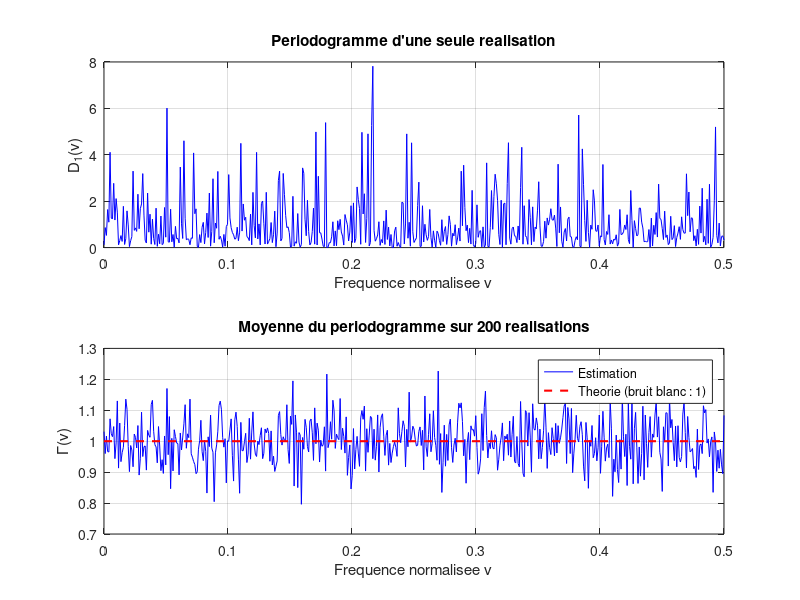

Here is the MATLAB script that generated this plot:
%% Exercice 4 - Estimation de la densite spectrale de puissance
% Enonce : pour un signal ergodique stationnaire, estimer la moyenne du
% periodogramme
%       Gamma(v) = E{|X(v)|^2} ~= (1/M) * sum_{m=1}^{M} |X_m(v)|^2
% et l'afficher.
%
% Remarque sur le corrige propose :
%   S = (1/N)*sum(abs(fft(K)).^2) est un scalaire (l'energie totale), et non
%   une fonction de la frequence. La quantite qui depend de v est le
%   periodogramme D(v) = (1/N)*|X(v)|^2. Pour estimer son esperance, il faut
%   moyenner D(v) sur plusieurs realisations independantes.
%
% Pour un bruit blanc de variance 1, E{D(v)} = 1 pour tout v.

clear; close all; clc;

rng(3);
N = 1024;               % longueur de chaque realisation
M = 200;                % nombre de realisations independantes

K = randn(M, N);        % M lignes = M realisations
X = fft(K, [], 2);      % FFT sur chaque ligne
D = (1/N) * abs(X).^2;  % periodogramme de chaque realisation (M x N)
Gamma = mean(D, 1);     % moyenne d'ensemble, estimation de E{|X(v)|^2}

v = (0:N-1) / N;        % frequence normalisee (cycles/echantillon)
idx = 1:N/2+1;          % frequences positives (signal reel)

figure;

subplot(2, 1, 1);
plot(v(idx), D(1, idx), 'b');
grid on;
xlabel('Frequence normalisee v');
ylabel('D_1(v)');
title('Periodogramme d''une seule realisation');

subplot(2, 1, 2);
plot(v(idx), Gamma(idx), 'b');
hold on;
plot([0 0.5], [1 1], 'r--', 'LineWidth', 1.5);
grid on;
xlabel('Frequence normalisee v');
ylabel('\Gamma(v)');
title(sprintf('Moyenne du periodogramme sur %d realisations', M));
legend('Estimation', 'Theorie (bruit blanc : 1)', 'Location', 'best');

% Verification : la moyenne sur les frequences du periodogramme redonne la
% puissance moyenne du signal (relation de Parseval).
fprintf('Puissance moyenne du signal      : %.4f\n', mean(K(:).^2));
fprintf('Moyenne frequentielle de Gamma   : %.4f\n', mean(Gamma));
